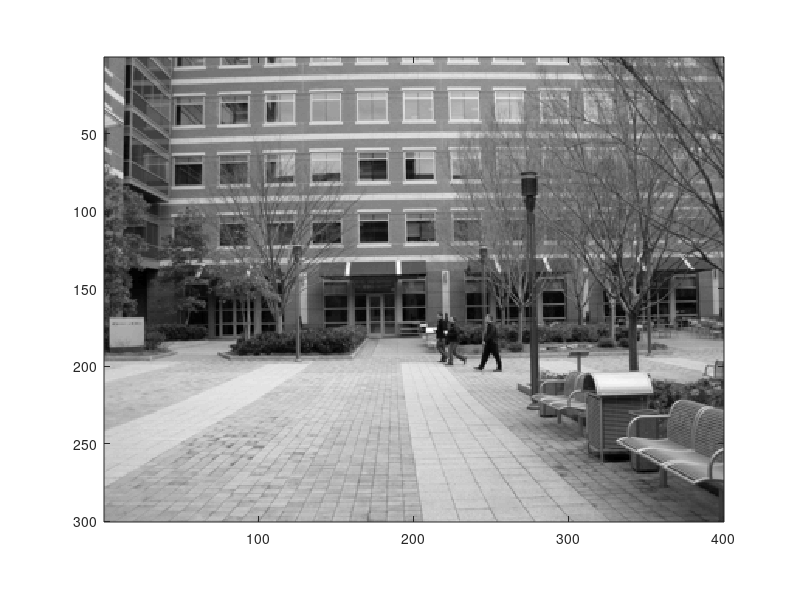
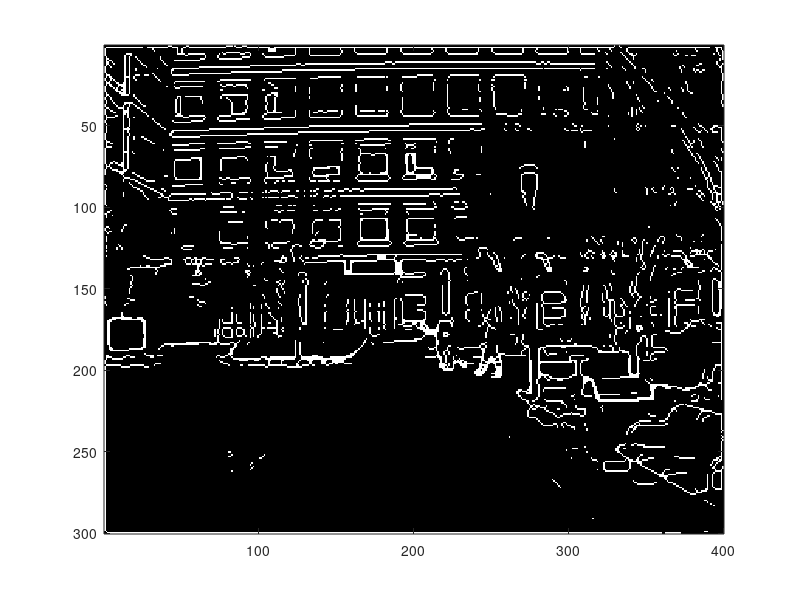
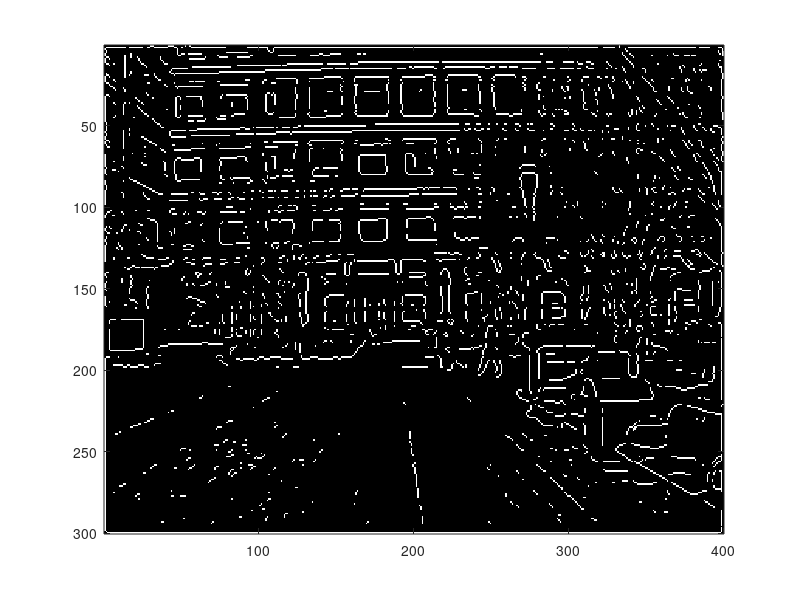

Here is the MATLAB script that generated these plots, in order:
%=============================== plotEdges ===============================
%
%  script plotEdges.m
%
%
%  Loads the edgethresh.mat Matlab file (make sure to have it in your 
%  path or your current directory) and then thresholds the edge scores
%  to identify which parts of the image reflect edge-like structures.
%
%=============================== plotEdges ===============================

%
%  Name:		plotEdges.m
%
%  Author:		Patricio A. Vela,			pvela@gatech.edu
%
%  Created:		2014/01/13
%  Modified:	2014/01/13
%
%=============================== plotEdges ===============================

%--[1] Load the edgethresh Matlab file. 
load('edgethresh.mat');

%--[2] Run the edge thresholding steps to get a binary image.
detect1 = edge1 > 250; %THRESHOLD FIRST EDGE SCORE ARRAY HERE.
detect2 = edge2 > 1.8; %THRESHOLD SECOND EDGE SCORE ARRAY HERE.

%--[3] Up to you to run or not.  Thin out thick edge zones to give slim line.
detect1 = bwmorph(detect1, 'thin');
detect2 = bwmorph(detect2, 'thin');

%--[4] Plot the image and also visualize the detected edge locations.
figure(1);
  imagesc(I);
  colormap('gray');
  axis image;

figure(2);
  imagesc(detect1);
  colormap('gray');

figure(3);
  imagesc(detect2);
  colormap('gray');
  
  
